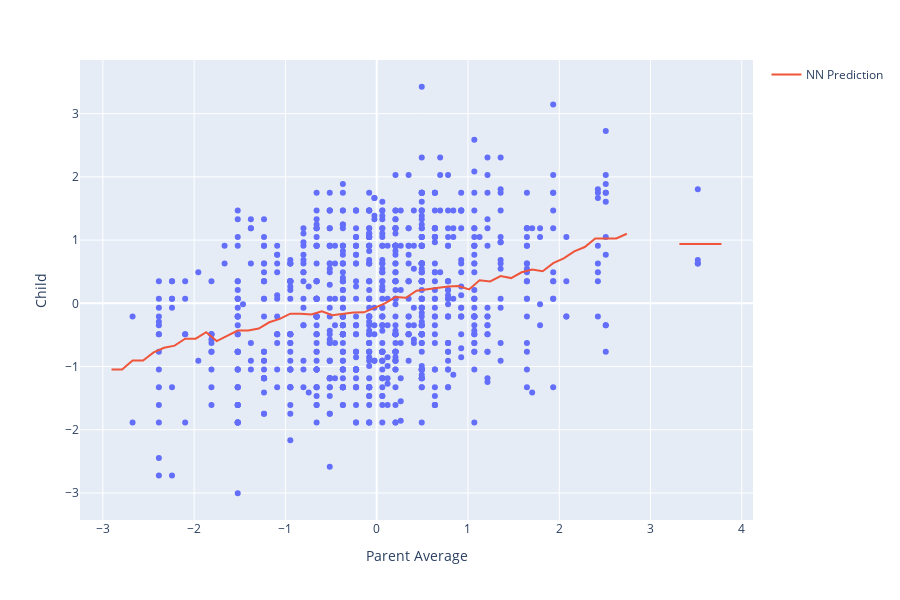

Notebook code cell kept with this figure:
### Markdown cell above
However, it will be easier to start in standard units.

### Code cell
## Transform the heights data into standard units
su_heights = Table().with_columns(
    "Parent Average", standard_units(heights.column("Parent Average")),
    "Child", standard_units(heights.column("Child")))

## Transform the nearest neighbor predictions to standard units
su_test_heights = Table().with_columns(
    "Parent Average", 
    (test_heights.column("Parent Average") - heights.column("Parent Average").mean()) 
                        / heights.column("Parent Average").std(),
    "NN Prediction", 
    (test_heights.column("NN Prediction") - heights.column("Child").mean()) 
                        / heights.column("Child").std()) 

## Plot it all
fig = px.scatter(su_heights.to_df(), x="Parent Average", y="Child", height=600)
fig.add_scatter(x=su_test_heights.column("Parent Average"), 
                y=su_test_heights.column("NN Prediction"), name="NN Prediction")

### Figure 1 — Plotly figure (JSON) as saved in the notebook; plotly's stock layout.template omitted (floating-point values rounded to 4 significant figures; data arrays with more than 128 entries replaced by an {"elided": "..."} marker saying what was removed)
{"data": [{"hovertemplate": "Parent Average=%{x}<br>Child=%{y}<extra></extra>", "legendgroup": "", "marker": {"color": "#636efa", "symbol": "circle"}, "mode": "markers", "name": "", "orientation": "v", "showlegend": false, "type": "scatter", "x": {"elided": "934 float values"}, "xaxis": "x", "y": {"elided": "934 float values"}, "yaxis": "y"}, {"name": "NN Prediction", "type": "scatter", "x": [-3.251, -3.136, -3.02, -2.905, -2.79, -2.675, -2.56, -2.444, -2.329, -2.214, -2.099, -1.984, -1.868, -1.753, -1.638, -1.523, -1.407, -1.292, -1.177, -1.062, -0.9466, -0.8314, -0.7162, -0.601, -0.4857, -0.3705, -0.2553, -0.1401, -0.02489, 0.09033, 0.2055, 0.3208, 0.436, 0.5512, 0.6664, 0.7816, 0.8968, 1.012, 1.127, 1.242, 1.358, 1.473, 1.588, 1.703, 1.819, 1.934, 2.049, 2.164, 2.279, 2.395, 2.51, 2.625, 2.74, 2.855, 2.971, 3.086, 3.201, 3.316, 3.432, 3.547, 3.662, 3.777, 3.892, 4.008, 4.123], "y": [null, null, null, -1.047, -1.047, -0.9041, -0.9041, -0.7769, -0.7034, -0.6693, -0.5585, -0.5585, -0.4573, -0.5978, -0.5118, -0.4303, -0.4303, -0.3998, -0.2995, -0.2468, -0.164, -0.164, -0.1777, -0.1265, -0.1881, -0.1672, -0.146, -0.1424, -0.07369, -0.001352, 0.09821, 0.08838, 0.2001, 0.2262, 0.2422, 0.2671, 0.2734, 0.2196, 0.3658, 0.3472, 0.4312, 0.3991, 0.491, 0.5352, 0.5076, 0.6352, 0.7098, 0.8211, 0.8902, 1.026, 1.026, 1.026, 1.1, null, null, null, null, 0.9376, 0.9376, 0.9376, 0.9376, 0.9376, null, null, null]}], "layout": {"height": 600, "legend": {"tracegroupgap": 0}, "margin": {"t": 60}, "xaxis": {"anchor": "y", "domain": [0, 1], "title": {"text": "Parent Average"}}, "yaxis": {"anchor": "x", "domain": [0, 1], "title": {"text": "Child"}}}}
